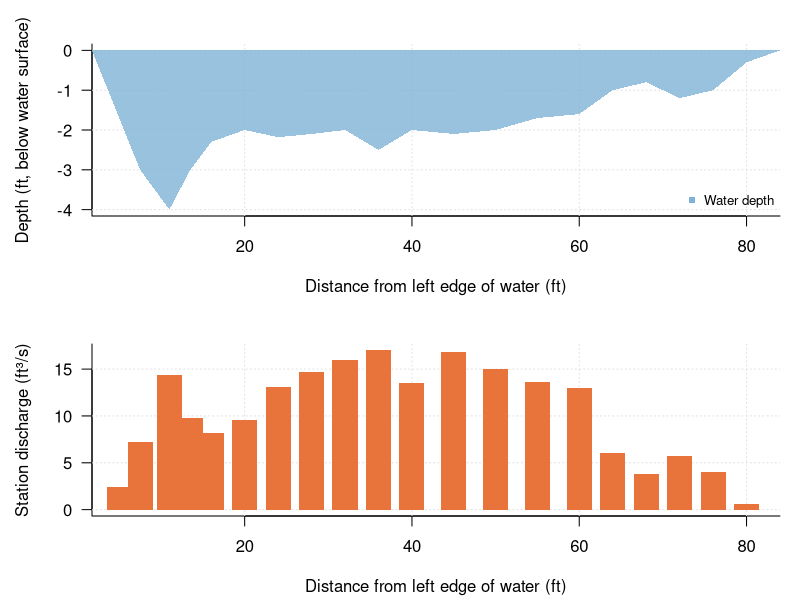

This figure's R source:
# Velocity–area (mid-section) discharge measurement
# Chapter 4 draft; data supplied by the chapter author (figs/fig7_midsection.csv)
# Run: Rscript midsection_gauging.R  ->  figure_r.png (base R, no packages needed)

a <- read.csv("fig7_midsection.csv", stringsAsFactors = FALSE)
a$negd <- -a$depth_ft

png("figure_r.png", width = 1200, height = 975, res = 150)
par(mfrow = c(2, 1), mar = c(4.2, 4.6, 2.2, 1), las = 1)
layout(matrix(1:2, ncol = 1), heights = c(1,1))
par(mar = c(4.2, 4.6, 2.2, 1), las = 1)
plot(NA, xlim = range(c(a$distance_ft), na.rm = TRUE), ylim = range(c(a$negd, 0), na.rm = TRUE), log = "", xlab = "Distance from left edge of water (ft)", ylab = "Depth (ft, below water surface)", bty = "l", xaxs = "i")
grid(col = "grey88")
polygon(c(a$distance_ft, rev(a$distance_ft)), c(a$negd, rev(rep(0, length(a$distance_ft)))), col = adjustcolor("#7fb3d5", alpha.f = 0.8), border = NA)
legend("bottomright", legend = c("Water depth"), col = c("#7fb3d5"), lty = c(0), pch = c(15), bty = "n", cex = 0.8)

plot(NA, xlim = range(c(a$distance_ft), na.rm = TRUE), ylim = range(c(a$discharge_ft3_per_s, 0), na.rm = TRUE), log = "", xlab = "Distance from left edge of water (ft)", ylab = "Station discharge (ft³/s)", bty = "l", xaxs = "i")
grid(col = "grey88")
rect(a$distance_ft - 3.0/2, 0, a$distance_ft + 3.0/2, a$discharge_ft3_per_s, col = "#e8743b", border = NA)

invisible(dev.off())
